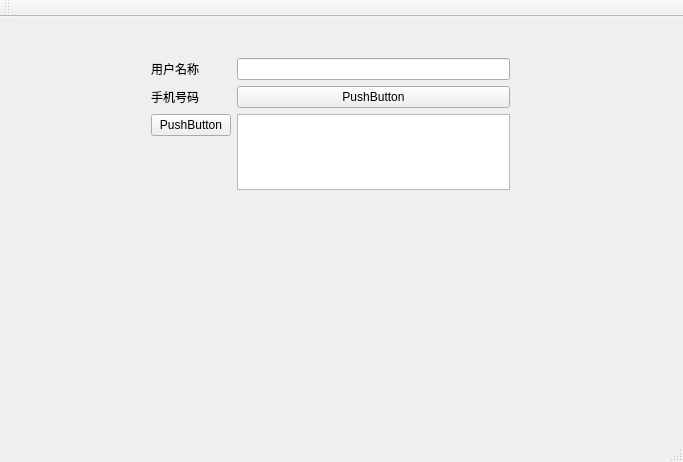
<?xml version="1.0" encoding="UTF-8"?>
<ui version="4.0">
 <class>MainWindow</class>
 <widget class="QMainWindow" name="MainWindow">
  <property name="geometry">
   <rect>
    <x>0</x>
    <y>0</y>
    <width>683</width>
    <height>462</height>
   </rect>
  </property>
  <property name="windowTitle">
   <string>MainWindow</string>
  </property>
  <widget class="QWidget" name="centralWidget">
   <widget class="QWidget" name="formLayoutWidget">
    <property name="geometry">
     <rect>
      <x>140</x>
      <y>30</y>
      <width>381</width>
      <height>154</height>
     </rect>
    </property>
    <layout class="QFormLayout" name="formLayout">
     <item row="0" column="0">
      <widget class="QLabel" name="label">
       <property name="text">
        <string>用户名称</string>
       </property>
      </widget>
     </item>
     <item row="0" column="1">
      <widget class="QLineEdit" name="lineEdit"/>
     </item>
     <item row="1" column="0">
      <widget class="QLabel" name="label_2">
       <property name="text">
        <string>手机号码</string>
       </property>
      </widget>
     </item>
     <item row="1" column="1">
      <widget class="QPushButton" name="pushButton">
       <property name="text">
        <string>PushButton</string>
       </property>
      </widget>
     </item>
     <item row="2" column="0">
      <widget class="QPushButton" name="pushButton_2">
       <property name="text">
        <string>PushButton</string>
       </property>
      </widget>
     </item>
     <item row="2" column="1">
      <widget class="QListView" name="listView"/>
     </item>
    </layout>
   </widget>
  </widget>
  <widget class="QMenuBar" name="menuBar">
   <property name="geometry">
    <rect>
     <x>0</x>
     <y>0</y>
     <width>683</width>
     <height>26</height>
    </rect>
   </property>
  </widget>
  <widget class="QToolBar" name="mainToolBar">
   <attribute name="toolBarArea">
    <enum>TopToolBarArea</enum>
   </attribute>
   <attribute name="toolBarBreak">
    <bool>false</bool>
   </attribute>
  </widget>
  <widget class="QStatusBar" name="statusBar"/>
 </widget>
 <layoutdefault spacing="6" margin="11"/>
 <resources/>
 <connections/>
</ui>
